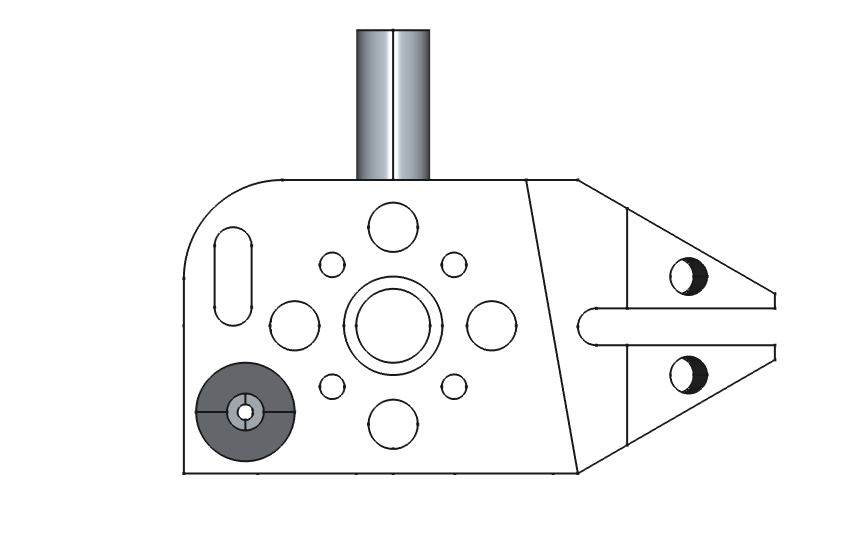
#> input picture image.png, 864 x 542 px
$ python main.py
#> lines starting #> are read from the running program, lines starting #| are printed output that depends on the picture; after the words box and inside, x2 and y2 are one past the last pixel; in counts of white or black regions, pixels touching at a corner belong together
### utils.py
import cv2
import numpy as np
import pandas as pd
import matplotlib.pyplot as plt

def contour_overlap(contour1, contour2):
    # Create empty masks for the contours
    mask1 = np.zeros((500, 500), dtype=np.uint8)  # Adjust size accordingly
    mask2 = np.zeros((500, 500), dtype=np.uint8)

    # Draw the contours on the masks
    cv2.drawContours(mask1, [contour1], -1, 255, thickness=cv2.FILLED)
    cv2.drawContours(mask2, [contour2], -1, 255, thickness=cv2.FILLED)

    # Calculate the intersection (bitwise AND) of the two contours
    intersection = cv2.bitwise_and(mask1, mask2)

    # Calculate the union (bitwise OR) of the two contours
    union = cv2.bitwise_or(mask1, mask2)

    # Compute the overlap ratio as intersection over union
    overlap_ratio = np.sum(intersection) / np.sum(union)
    return overlap_ratio

# Function to filter contours
def filter_contours(contours, contour_boxes):
    filtered_contours = []
    for contour in contours:
        is_duplicate = False
        for existing_contour in filtered_contours:
            overlap = contour_overlap(contour, existing_contour)
            if overlap > 0.5:  # Eliminate if overlap is more than 90%
                is_duplicate = True
                break

        if not is_duplicate:
            filtered_contours.append(contour)
    return filtered_contours


# Updated process_contour to handle rectangles
def process_contour(contour, contour_image, image):
    # Approximate the contour and calculate the area
    approx = cv2.approxPolyDP(contour, 0.02 * cv2.arcLength(contour, True), True)
    area = cv2.contourArea(contour)

    # Initialize shape details
    shape_name = "Unknown"
    circle_specs = np.nan
    ellipse_specs = np.nan

    # Identify shapes
    if len(approx) > 4:  # More than 4 vertices might indicate a circle or ellipse
        (x, y), (MA, ma), angle = cv2.fitEllipse(contour)
        circularity = (4 * np.pi * area) / (cv2.arcLength(contour, True) ** 2)

        if 0.85 < circularity <= 1.0:  # Circle criteria
            shape_name = "Circle"
            circle_specs = (x, y, MA / 2)  # (Center x, Center y, Radius)
            cv2.drawContours(contour_image, [contour], -1, (0, 255, 0), 2)
            cv2.putText(contour_image, "Circle", (int(x), int(y)), cv2.FONT_HERSHEY_SIMPLEX, 0.5, (255, 0, 0), 2)
        elif 0.6 > MA / ma > 0.4:  # Ellipse criteria
            shape_name = "Ellipse"
            ellipse_specs = (x, y, MA, ma, angle)  # (Center x, Center y, Major Axis, Minor Axis, Angle)
            cv2.drawContours(contour_image, [contour], -1, (0, 255, 0), 2)
            cv2.putText(contour_image, "Ellipse", (int(x), int(y)), cv2.FONT_HERSHEY_SIMPLEX, 0.5, (255, 0, 255), 2)

    return {
        "Shape": shape_name,
        "Contour": contour,
        "Circle Specs": circle_specs,
        "Ellipse Specs": ellipse_specs,
        "Area": area
    }

# Function to analyze detected circles
def analyze_circles(shape_data, contour_image):
    for i, circle1 in enumerate(shape_data):
        for j, circle2 in enumerate(shape_data):
            if i != j and (circle1["Shape"] == "Circle" and circle2["Shape"] == "Circle"):
                x1, y1, r1 = circle1["Circle Specs"]
                x2, y2, r2 = circle2["Circle Specs"]
                center_distance = np.sqrt((x1 - x2) ** 2 + (y1 - y2) ** 2)
                if center_distance < 0.5:
                    if r2 < r1:
                        if r2 < 0.5 * r1:
                            circle1["Shape"] = "Cone"
                            cv2.putText(contour_image, "Cone", (int(x1), int(y1)), cv2.FONT_HERSHEY_SIMPLEX, 0.5, (0, 255, 255), 2)
                        elif r2 < 0.8 * r1:
                            circle1["Shape"] = "Hole"
                            cv2.putText(contour_image, "Hole", (int(x1), int(y1)), cv2.FONT_HERSHEY_SIMPLEX, 0.5, (0, 0, 255), 2)

# Main function to detect shapes and create dataframe
def detect_shapes_and_create_dataframe(image_path):
#> called with image_path = 'image.png'
    image = cv2.imread(image_path)
#> image is the input picture: shape (542, 864, 3); mean B, G, R 245.7, 245.5, 245.3
    gray = cv2.cvtColor(image, cv2.COLOR_BGR2GRAY)

    ret, thresh = cv2.threshold(gray, 250, 255, cv2.THRESH_BINARY)
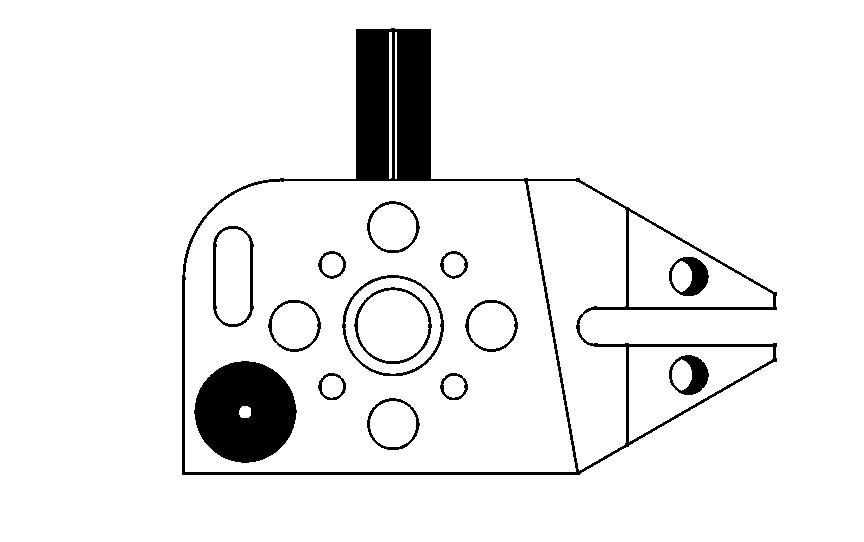
#> thresh: shape (542, 864); 93.3% white; 15 black regions
    cv2.imshow("Thresh", thresh)
    cv2.waitKey(0)

    contours, _ = cv2.findContours(thresh, cv2.RETR_TREE, cv2.CHAIN_APPROX_SIMPLE)
#> contours = 36 contours; largest, box (x1, y1, x2, y2) and area: (0, 0, 864, 542) 466883, (181, 27, 778, 476) 156926, (185, 181, 576, 472) 103672, (528, 181, 626, 471) 17576, (193, 360, 298, 464) 8194
    contour_image = np.copy(image)

    contour_boxes = []
    filtered_contours = filter_contours(contours, contour_boxes)
#> the loop in filter_contours, `for contour in contours:` made 36 passes
#> contour on pass 1: [[0, 0], [0, 541], [863, 541], [863, 0]]
#> pass 2, in contour_overlap, `intersection = cv2.bitwise_and(mask1, mask2)`:
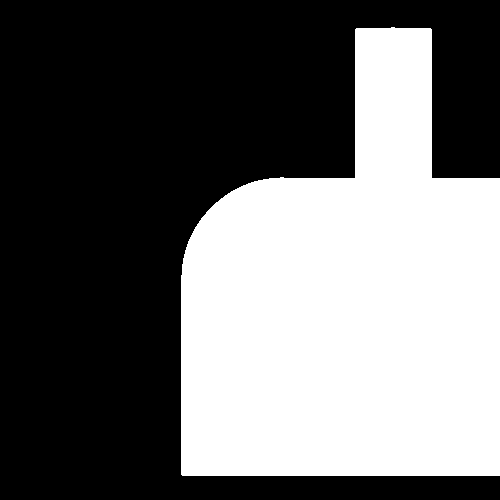
#> intersection: shape (500, 500); 41.8% white; 1 white region
#> after the loop in filter_contours, `for contour in contours:`: filtered_contours = 24 contours; largest, box (x1, y1, x2, y2) and area: (0, 0, 864, 542) 466883, (181, 27, 778, 476) 156926, (528, 181, 626, 471) 17576, (193, 360, 298, 464) 8194, (341, 274, 445, 377) 8182

    shape_data = []
    for contour in filtered_contours:
        shape_info = process_contour(contour, contour_image, thresh)
        shape_data.append(shape_info)
#> this loop made 24 passes
#> (area in process_contour, shape_name in process_contour, circle_specs in process_contour, x in process_contour, y in process_contour, MA in process_contour, ma in process_contour, angle in process_contour) on passes 2, 4, 5, 7, 8, 9, 10, 11, 12: (156925.5, 'Unknown', nan, 464.5, 296.6, 374.3, 553.3, 102.2), (1289.5, 'Circle', (688.1, 374.6, 20.19), 688.1, 374.6, 40.37, 40.67, 159), (434, 'Unknown', nan, 681.4, 374.5, 19.15, 29.29, 1.41), (1279, 'Circle', (688.2, 276, 20.22), 688.2, 276, 40.44, 40.84, 130.7), (432.5, 'Unknown', nan, 681.5, 276, 19.13, 29.04, 179.8), (17575.5, 'Unknown', nan, 585.8, 305, 87.52, 331, 172.5), (2194, 'Circle', (392.7, 423.8, 26.35), 392.7, 423.8, 52.69, 53.22, 126.2), (624, 'Circle', (453.5, 386.3, 14.15), 453.5, 386.3, 28.3, 28.4, 119.4), (624, 'Circle', (331.7, 386.3, 14.11), 331.7, 386.3, 28.22, 28.55, 124.3)
#> (approx in process_contour, area in process_contour, shape_name in process_contour, circle_specs in process_contour) on passes 1, 3, 6: ([[0, 0], [0, 541], [863, 541], [863, 0]], 466883, 'Unknown', nan), ([[629, 441], [770, 360], [772, 347], [629, 347]], 7546.5, 'Unknown', nan), ([[629, 211], [629, 306], [772, 306], [771, 293]], 7629.5, 'Unknown', nan)

    analyze_circles(shape_data, contour_image)
#> the loop in analyze_circles, `for i, circle1 in enumerate(shape_data):` made 24 passes
#> after the loop in analyze_circles, `for i, circle1 in enumerate(shape_data):`:
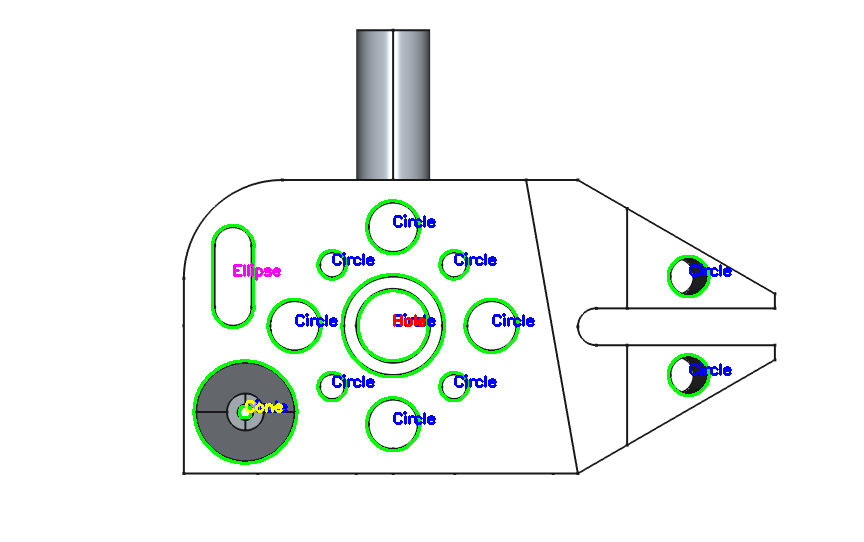
#> contour_image: shape (542, 864, 3); 2.62% of pixels changed, all inside (x1, y1, x2, y2) = (192, 199, 732, 465)

    cv2.imshow("Detected Shapes", contour_image)
    cv2.waitKey(0)
    cv2.destroyAllWindows()

    data = []
    for shape in shape_data:
        x, y, r, Ma, ma, angle = (np.nan, np.nan, np.nan, np.nan, np.nan, np.nan)
        if not np.isnan(shape["Circle Specs"]).any():
            x, y, r = shape["Circle Specs"]
        if not np.isnan(shape["Ellipse Specs"]).any():
            x, y, Ma, ma, angle = shape["Ellipse Specs"]
        data.append({
            "Shape": shape["Shape"],
            "Area": shape["Area"],
            "Radius": r,
            "Center": (x, y),
            "Major Axis": Ma,
            "Minor Axis": ma,
            "Angle": angle,
            "Contour Points": shape["Contour"].tolist()})
#> this loop made 24 passes

    df = pd.DataFrame(data)
    print(df)
#> (printed output is left out)
    return df

def group_and_visualize_shapes(df, original_image_path):
    # Thresholds for grouping
#> called with original_image_path = 'image.png'
    radius_threshold = 5  # Radius difference allowed for grouping circles
    area_threshold = 20   # Area difference allowed for grouping circles
    ellipse_ratio_threshold = 0.1  # Ratio difference allowed for grouping ellipses
    ellipse_area_threshold = 20    # Area difference allowed for grouping ellipses

    # Group shapes (Circles and Ellipses separately)
    grouped_shapes = {"Circles": {}, "Ellipses": {}}

    # Process Circles
    circle_data = df[df["Shape"] == "Circle"].copy()
    circle_data["Group"] = -1
    circle_group_id = 0

    for index, circle in circle_data.iterrows():
        if circle_data.at[index, "Group"] == -1:  # Not yet grouped
            circle_data.at[index, "Group"] = circle_group_id
            for idx, other_circle in circle_data.iterrows():
                if idx != index and circle_data.at[idx, "Group"] == -1:
                    radius_diff = abs(circle["Radius"] - other_circle["Radius"])
                    area_diff = abs(circle["Area"] - other_circle["Area"])
                    if radius_diff <= radius_threshold and area_diff <= area_threshold:
                        circle_data.at[idx, "Group"] = circle_group_id
            circle_group_id += 1

    grouped_shapes["Circles"] = {
        f"Group_{group}": circle_data[circle_data["Group"] == group] for group in range(circle_group_id)
    }

    # Process Ellipses
    ellipse_data = df[df["Shape"] == "Ellipse"].copy()
    ellipse_data["Group"] = -1
    ellipse_group_id = 0

    for index, ellipse in ellipse_data.iterrows():
        if ellipse_data.at[index, "Group"] == -1:  # Not yet grouped
            ellipse_data.at[index, "Group"] = ellipse_group_id
            for idx, other_ellipse in ellipse_data.iterrows():
                if idx != index and ellipse_data.at[idx, "Group"] == -1:
                    ratio_diff = abs(ellipse["Major Axis"] / ellipse["Minor Axis"] -
                                     other_ellipse["Major Axis"] / other_ellipse["Minor Axis"])
                    area_diff = abs(ellipse["Area"] - other_ellipse["Area"])
                    if ratio_diff <= ellipse_ratio_threshold and area_diff <= ellipse_area_threshold:
                        ellipse_data.at[idx, "Group"] = ellipse_group_id
            ellipse_group_id += 1

    grouped_shapes["Ellipses"] = {
        f"Group_{group}": ellipse_data[ellipse_data["Group"] == group] for group in range(ellipse_group_id)
    }

    # Visualization
    image = cv2.imread(original_image_path)
    color_map = plt.cm.get_cmap("tab20", max(circle_group_id, ellipse_group_id))
    colors = [tuple([int(c * 255) for c in color_map(i)[:3]]) for i in range(max(circle_group_id, ellipse_group_id))]

    # Draw Circles and Ellipses by Contours
    for group, group_df in grouped_shapes["Circles"].items():
        group_color = colors[int(group.split("_")[1])]
        for _, row in group_df.iterrows():
            contour = np.array(row["Contour Points"], dtype=np.int32)
            cv2.drawContours(image, [contour], -1, group_color, 2)
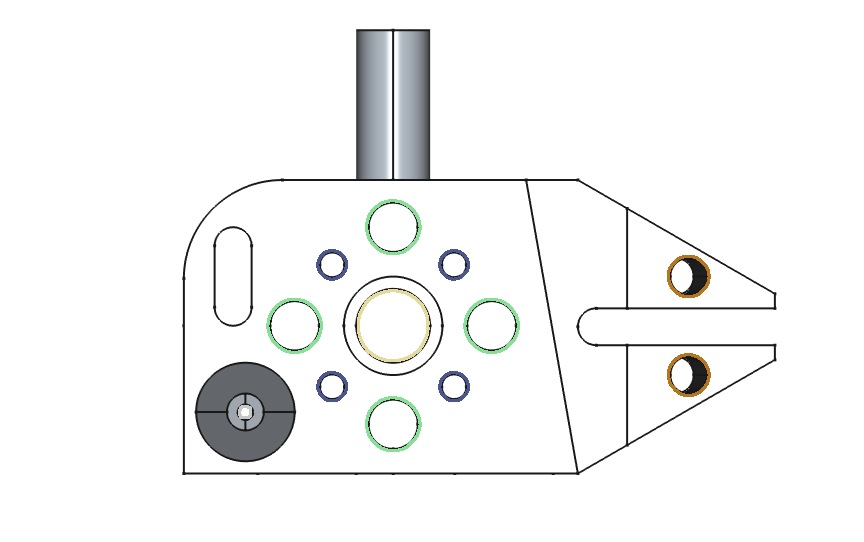
#> image: shape (542, 864, 3); 1.13% of pixels changed, all inside (x1, y1, x2, y2) = (238, 199, 711, 452)

    for group, group_df in grouped_shapes["Ellipses"].items():
        group_color = colors[int(group.split("_")[1])]
        for _, row in group_df.iterrows():
            contour = np.array(row["Contour Points"], dtype=np.int32)
            cv2.drawContours(image, [contour], -1, group_color, 2)
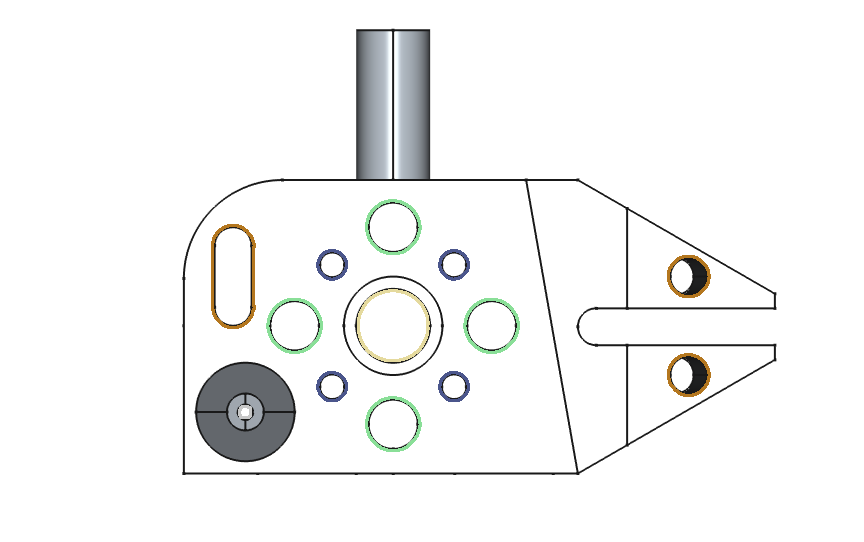
#> image: shape (542, 864, 3); 0.17% of pixels changed, all inside (x1, y1, x2, y2) = (211, 224, 256, 329)

    # Display the grouped image
    cv2.imshow("Grouped Shapes by Contours", image)
    cv2.waitKey(0)
    cv2.destroyAllWindows()

    return image

### main.py
from utils import detect_shapes_and_create_dataframe, group_and_visualize_shapes


# Call the function with the uploaded image path
image_path = "image.png"
df_shapes = detect_shapes_and_create_dataframe(image_path)
output_image = group_and_visualize_shapes(df_shapes, image_path)
